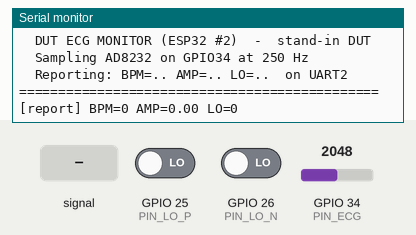
Simulated run of this sketch. Board: ESP32. Shown: the last lines printed to the serial monitor. The test bench sets the inputs (shaded band); at power-on: GPIO 34 (PIN_ECG) = 2048, GPIO 25 (PIN_LO_P) LOW, GPIO 26 (PIN_LO_N) LOW (analog values on the 0–4095 scale).

Above: at 1.2 s.
1.3 s: GPIO 34 (PIN_ECG) fed a 200 Hz sine of ±327 counts around its level
At 2.6 s:
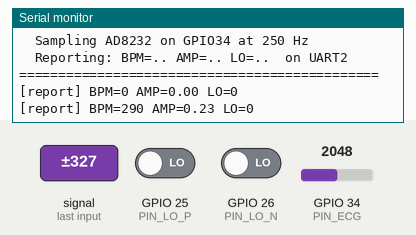
2.8 s: GPIO 34 (PIN_ECG) set to 2866
At 3.8 s:
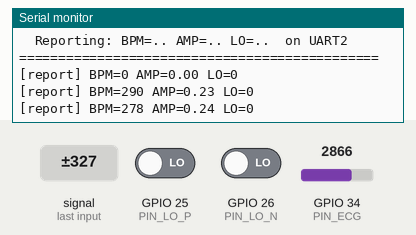
4.3 s: GPIO 25 (PIN_LO_P) driven HIGH
At 5.6 s:
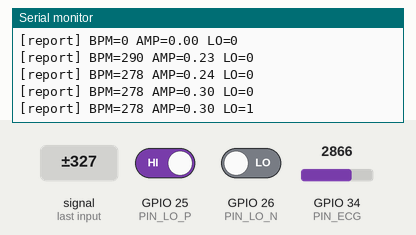
5.8 s: GPIO 34 (PIN_ECG) fed a 1000 Hz sine of ±1023 counts around its level
At 6.4 s:
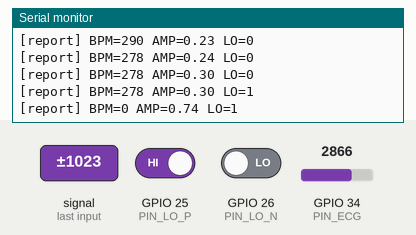
7.3 s: GPIO 34 (PIN_ECG) set to 3040
At 8.6 s:
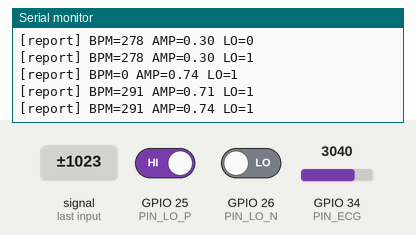
8.8 s: GPIO 25 (PIN_LO_P) driven LOW
At 9.8 s:
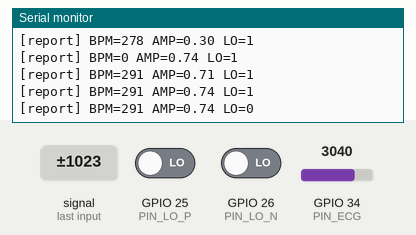
Timing chart, 0 to 11.3 s (numbered marks = the images above; inputs shaded):
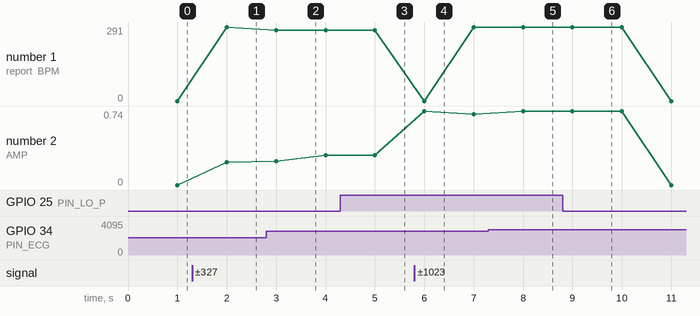

The sketch:

dut_monitor_esp32.ino
```cpp
/* =============================================================================
   DUT MONITOR  -  ESP32 #2  (the "ECG patient monitor under test")
   Smart Medical Device Tester & Calibration System
   -----------------------------------------------------------------------------
   WHAT THIS BOARD IS
     This is the DEVICE UNDER TEST (DUT). It stands in for a real patient-monitor
     ECG channel. It is built from an AD8232 single-lead ECG analog front-end
     feeding this ESP32. It does exactly what a real monitor's ECG channel does:
       1) takes a tiny (millivolt) ECG signal at its input,
       2) amplifies and filters it (that is the AD8232's job),
       3) samples the result, finds the R-peaks (the tall spikes of each beat),
       4) works out heart rate in BPM and the signal amplitude,
       5) reports those numbers out over a serial link.
     The Tester board (ESP32 #1) generates a known ECG into this board's input and
     reads these reported numbers back to decide PASS/FAIL and to calibrate.

     HONEST SCOPE NOTE: this is a self-built stand-in for a certified monitor so the
     whole test loop closes on a desk. On real hardware the same Tester would feed a
     real monitor and read its measured values back through the monitor's data port.
     This is a student proof-of-concept, NOT a medical device, NOT for clinical use.

   HOW R-PEAK DETECTION WORKS (one paragraph)
     We sample the AD8232 output at a steady 250 Hz. Each sample we subtract a slow
     running average to remove the slow baseline drift (a simple high-pass). We keep
     a decaying estimate of the recent peak height and set a threshold at a fraction
     of it (an adaptive threshold, so it follows big or small signals). When the
     cleaned signal crosses that threshold AND enough time has passed since the last
     beat (a refractory period so one R-wave is not counted twice), we mark an R-peak.
     The time between R-peaks gives instantaneous BPM; we average a few of them for a
     steady reading. Amplitude is the R-peak height mapped back to millivolts.

   PIN MAP  (ESP32 #2 - DUT)
     GPIO34 (ADC1)  <- AD8232 OUTPUT      input-only ADC pin, reads the ECG
     GPIO25         <- AD8232 LO+         leads-off detect (optional)
     GPIO26         <- AD8232 LO-         leads-off detect (optional)
     GPIO17 (TX2)   -> Tester GPIO16 (RX) UART2, report BPM/amplitude
     GPIO16 (RX2)   <- Tester GPIO17 (TX) UART2, receive commands (optional)
     3V3            -> AD8232 3.3V
     GND            -> AD8232 GND + COMMON GROUND with the Tester (essential!)

   UART REPORT FORMAT  (must match the Tester's parser exactly)
     One line, about once per second, ending in newline:
         BPM=<integer> AMP=<float 2dp> LO=<0 or 1>
     Example:
         BPM=59 AMP=0.98 LO=0
     LO=1 means leads-off / no lead contact detected.

   LIBRARIES
     None beyond the ESP32 core. Uses analogRead() and Serial2 only.

   BOARD SETTINGS (Arduino IDE)
     Board: "ESP32 Dev Module"    Upload speed: 115200    USB serial: 115200
   ============================================================================= */

// ---- set to 1 to print raw ADC values for bring-up / calibration, 0 for normal -
#define TEST_MODE 0

// -------------------------- pin assignments ---------------------------------
const int PIN_ECG   = 34;   // AD8232 output -> ADC1 (input only)
const int PIN_LO_P  = 25;   // AD8232 LO+  (leads-off positive)
const int PIN_LO_N  = 26;   // AD8232 LO-  (leads-off negative)
const int PIN_TX2   = 17;   // UART2 TX -> Tester RX (GPIO16)
const int PIN_RX2   = 16;   // UART2 RX <- Tester TX (GPIO17)

// -------------------------- sampling --------------------------------------
const int   SAMPLE_HZ      = 250;                 // ECG sample rate
const long  SAMPLE_US      = 1000000L / SAMPLE_HZ; // 4000 us between samples

// -------------------------- amplitude -> mV conversion --------------------
// The AD8232 has a fixed gain of ~1100. An R-wave of A mV at the input becomes
// A * 1100 mV at the AD8232 output, which the 12-bit ADC reads as counts.
//   input_mV = adc_counts_of_R_height * (3300 mV / 4095) / AFE_GAIN
// AFE_GAIN is here as a tunable constant. In TEST_MODE, watch the raw R height
// and adjust AFE_GAIN so a known 1.0 mV input reads back as ~1.00.
const float ADC_MV_FS  = 3300.0f;   // full-scale ADC input in mV (~3.3 V)
const float ADC_COUNTS = 4095.0f;   // 12-bit ADC
const float AFE_GAIN   = 1100.0f;   // AD8232 typical gain (datasheet-order value)

// -------------------------- detection tuning ------------------------------
const float BASELINE_A     = 0.02f;   // baseline follower speed (smaller = slower)
const float ENV_DECAY       = 0.995f;  // peak-envelope decay per sample
const float THRESH_FRAC     = 0.45f;   // R threshold = this fraction of envelope
const int   REFRACTORY_MS   = 200;     // min gap between beats (=> max 300 BPM)
const float MIN_ENV_COUNTS  = 40.0f;   // ignore tiny noise below this envelope
const int   RR_AVG_N        = 5;       // how many RR intervals to average

// -------------------------- detector state --------------------------------
float baseline   = 2048.0f;   // slow average of raw ADC (starts mid-scale)
float envelope   = 200.0f;    // decaying estimate of recent peak height
float lastSignal = 0.0f;      // previous cleaned sample (for rising-edge check)
bool  aboveThr   = false;     // are we currently above threshold?

unsigned long lastBeatMs = 0;         // time of last accepted R-peak
long   rrBuf[RR_AVG_N];               // ring buffer of recent RR intervals (ms)
int    rrCount = 0;                   // how many valid RR values so far
int    rrHead  = 0;                   // ring buffer write index

float  rPeakSum   = 0.0f;             // sum of recent R-peak heights (counts)
int    rPeakN     = 0;                // how many R-peaks summed
float  lastRHeight = 0.0f;            // last accepted R-peak height (counts)

int    reportedBPM = 0;               // latest computed BPM
float  reportedAMP = 0.0f;            // latest computed amplitude (mV)
int    reportedLO  = 0;               // leads-off flag

unsigned long lastSampleUs = 0;
unsigned long lastReportMs = 0;
unsigned long lastBeatSeenMs = 0;     // for "no signal -> BPM 0" timeout

// =============================================================================
//  SETUP
// =============================================================================
void setup() {
  Serial.begin(115200);                                  // USB debug
  Serial2.begin(115200, SERIAL_8N1, PIN_RX2, PIN_TX2);   // link to Tester

  // Pull-DOWN so that if you leave LO+/LO- unwired (they are optional) the pins
  // read LOW = "leads connected" instead of floating and reporting random
  // leads-off alarms. The AD8232 drives these pins hard, so it still overrides
  // the internal pull-down when it really does detect an open lead.
  pinMode(PIN_LO_P, INPUT_PULLDOWN);
  pinMode(PIN_LO_N, INPUT_PULLDOWN);
  analogReadResolution(12);                 // 0..4095
  analogSetPinAttenuation(PIN_ECG, ADC_11db); // full 0..~3.3 V range

  // seed the baseline with a first reading so it settles fast
  baseline = analogRead(PIN_ECG);

  Serial.println();
  Serial.println(F("=============================================="));
  Serial.println(F("  DUT ECG MONITOR (ESP32 #2)  -  stand-in DUT"));
  Serial.println(F("  Sampling AD8232 on GPIO34 at 250 Hz"));
  Serial.println(F("  Reporting: BPM=.. AMP=.. LO=..  on UART2"));
#if TEST_MODE
  Serial.println(F("  TEST_MODE = 1  -> printing raw ADC values"));
#endif
  Serial.println(F("=============================================="));

  for (int i = 0; i < RR_AVG_N; i++) rrBuf[i] = 0;
  lastSampleUs   = micros();
  lastBeatSeenMs = millis();
}

// =============================================================================
//  MAIN LOOP  - steady 250 Hz sampler + once-a-second report
// =============================================================================
void loop() {
  unsigned long nowUs = micros();

  // ---- take one sample every SAMPLE_US (steady scheduler) ----
  if ((long)(nowUs - lastSampleUs) >= SAMPLE_US) {
    lastSampleUs += SAMPLE_US;          // advance by a fixed step (keeps cadence)
    processSample();
  }

  // ---- send a report about once per second ----
  unsigned long nowMs = millis();
  if (nowMs - lastReportMs >= 1000) {
    lastReportMs = nowMs;
    sendReport(nowMs);
  }
}

// =============================================================================
//  processSample()  - read one ADC sample and run the R-peak detector
// =============================================================================
void processSample() {
  int raw = analogRead(PIN_ECG);

#if TEST_MODE
  // In test mode we just stream raw values so you can see the waveform in the
  // Serial Plotter and tune AFE_GAIN / thresholds. No detection output.
  Serial.println(raw);
  return;
#endif

  // ---- 1) baseline removal (simple high-pass) ----
  // baseline slowly follows the DC level; signal is what is left after removing it
  baseline += BASELINE_A * (raw - baseline);
  float signal = raw - baseline;         // now centred near zero
  float mag = fabs(signal);

  // ---- 2) adaptive envelope (tracks recent peak size) ----
  envelope *= ENV_DECAY;                  // slowly decay
  if (mag > envelope) envelope = mag;     // jump up to new peaks
  if (envelope < MIN_ENV_COUNTS) envelope = MIN_ENV_COUNTS;

  float threshold = THRESH_FRAC * envelope;

  // ---- 3) rising-edge threshold crossing + refractory ----
  unsigned long nowMs = millis();
  bool nowAbove = (signal > threshold);

  if (nowAbove && !aboveThr) {
    // just crossed upward -> candidate R-peak
    if (nowMs - lastBeatMs >= (unsigned long)REFRACTORY_MS) {
      registerBeat(nowMs, signal);
    }
  }
  aboveThr = nowAbove;
  lastSignal = signal;

  // ---- 4) track the true peak height during the beat (for amplitude) ----
  // While above threshold, remember the tallest signal value of this beat.
  if (nowAbove && signal > lastRHeight) lastRHeight = signal;
  if (!nowAbove && lastRHeight > 0.0f) {
    // beat's rising portion finished: fold this peak height into the average
    rPeakSum += lastRHeight;
    rPeakN++;
    if (rPeakN > 8) { rPeakSum *= 0.5f; rPeakN = 4; }  // keep it a rolling mean
    lastRHeight = 0.0f;
  }

  // ---- 5) if no beat for a while, report nothing (no signal / leads off) ----
  // We must clear the peak accumulator too, otherwise updateAmplitude() below
  // would immediately re-report the last amplitude we saw and the open-input
  // test step would never show 0.00 mV.
  if (nowMs - lastBeatSeenMs > 3000) {
    reportedBPM = 0;
    reportedAMP = 0.0f;
    rrCount     = 0;           // forget stale intervals
    rPeakSum    = 0.0f;        // forget stale peak heights
    rPeakN      = 0;
  }

  updateAmplitude();
}

// =============================================================================
//  registerBeat()  - called when a valid R-peak is accepted
// =============================================================================
void registerBeat(unsigned long nowMs, float peakSignal) {
  if (lastBeatMs != 0) {
    long rr = (long)(nowMs - lastBeatMs);     // RR interval in ms
    if (rr >= REFRACTORY_MS && rr <= 3000) {  // plausible (20..300 BPM)
      rrBuf[rrHead] = rr;
      rrHead = (rrHead + 1) % RR_AVG_N;
      if (rrCount < RR_AVG_N) rrCount++;
      computeBPM();
    }
  }
  lastBeatMs     = nowMs;
  lastBeatSeenMs = nowMs;
}

// =============================================================================
//  computeBPM()  - average the recent RR intervals into a BPM value
// =============================================================================
void computeBPM() {
  if (rrCount == 0) { reportedBPM = 0; return; }
  long sum = 0;
  for (int i = 0; i < rrCount; i++) sum += rrBuf[i];
  float meanRR = (float)sum / rrCount;        // ms
  if (meanRR < 1) { reportedBPM = 0; return; }
  reportedBPM = (int)(60000.0f / meanRR + 0.5f);
}

// =============================================================================
//  updateAmplitude()  - map the averaged R-peak height (counts) to mV
// =============================================================================
void updateAmplitude() {
  if (rPeakN > 0) {
    float meanCounts = rPeakSum / rPeakN;                 // ADC counts
    float mvAtAdc    = meanCounts * (ADC_MV_FS / ADC_COUNTS);
    reportedAMP      = mvAtAdc / AFE_GAIN;                // back to input mV
    if (reportedAMP < 0) reportedAMP = 0;
  }
}

// =============================================================================
//  sendReport()  - read leads-off and send one report line to the Tester
// =============================================================================
void sendReport(unsigned long nowMs) {
  // AD8232 drives LO+ / LO- HIGH when an electrode is not connected.
  reportedLO = (digitalRead(PIN_LO_P) == HIGH || digitalRead(PIN_LO_N) == HIGH) ? 1 : 0;

  // Build the exact line the Tester expects: "BPM=59 AMP=0.98 LO=0"
  char line[48];
  int  ampWhole = (int)reportedAMP;
  int  ampFrac  = (int)((reportedAMP - ampWhole) * 100.0f + 0.5f);
  if (ampFrac >= 100) { ampWhole++; ampFrac -= 100; }
  snprintf(line, sizeof(line), "BPM=%d AMP=%d.%02d LO=%d",
           reportedBPM, ampWhole, ampFrac, reportedLO);

  Serial2.println(line);   // to the Tester
  Serial.print(F("[report] "));
  Serial.println(line);    // to USB for debugging
}
```

Measured:
- after the input at 1.3 s, the serial monitor: prints a new line after 0.70 s (image 1)
- after the input at 4.3 s, the serial monitor: prints a new line after 0.70 s (image 3)
- after the input at 5.8 s, the serial monitor: prints a new line after 0.20 s (image 4)
- after the input at 7.3 s, the serial monitor: prints a new line after 0.70 s (image 5)
- after the input at 8.8 s, the serial monitor: prints a new line after 0.20 s (image 6)
- plotted number 1: 0 → 290 after the input at 1.3 s, 278 → 291 after the input at 5.8 s
- plotted number 2: 0 → 0.23 after the input at 1.3 s, 0.23 → 0.3 after the input at 2.8 s, 0.3 → 0.71 after the input at 5.8 s
